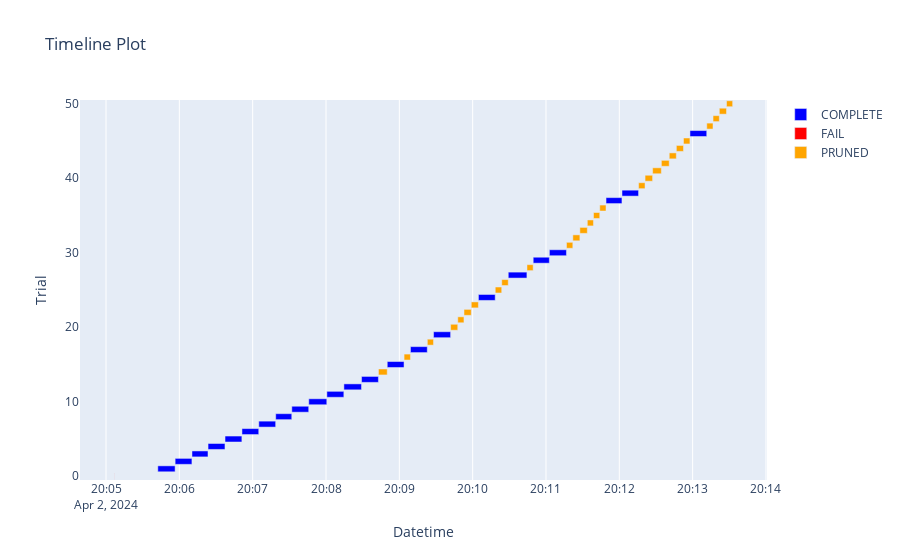

The cell this chart's notebook holds for it:
### Code cell
plot_timeline(study)

### Figure 1 — Plotly figure (JSON) as saved in the notebook; plotly's stock layout.template omitted (floating-point values rounded to 4 significant figures)
{"data": [{"base": ["2024-04-02T20:05:42.381972", "2024-04-02T20:05:56.569935", "2024-04-02T20:06:10.339099", "2024-04-02T20:06:23.489844", "2024-04-02T20:06:37.384629", "2024-04-02T20:06:51.236000", "2024-04-02T20:07:05.018464", "2024-04-02T20:07:18.848516", "2024-04-02T20:07:32.028835", "2024-04-02T20:07:45.903670", "2024-04-02T20:08:00.696096", "2024-04-02T20:08:14.650826", "2024-04-02T20:08:29.102226", "2024-04-02T20:08:50.121464", "2024-04-02T20:09:09.128123", "2024-04-02T20:09:27.999795", "2024-04-02T20:10:04.725054", "2024-04-02T20:10:29.143599", "2024-04-02T20:10:49.543310", "2024-04-02T20:11:02.793879", "2024-04-02T20:11:49.131192", "2024-04-02T20:12:02.201646", "2024-04-02T20:12:57.802290"], "hovertemplate": "%{text}<extra>COMPLETE</extra>", "marker": {"color": "blue"}, "name": "COMPLETE", "orientation": "h", "text": ["{<br>  \"number\": 1,<br>  \"values\": [<br>    0.07399481814354658<br>  ],<br>  \"params\": {<br>    \"num_nodes\": 16,<br>    \"num_layers\": 2,<br>    \"lr\": 0.00013066739238053285,<br>    \"activation\": \"relu\"<br>  },<br>  \"user_attrs\": {<br>    \"checkpoint\": \"Optuna-tutorial/trial_1.pt\"<br>  }<br>}", "{<br>  \"number\": 2,<br>  \"values\": [<br>    0.009055104106664658<br>  ],<br>  \"params\": {<br>    \"num_nodes\": 32,<br>    \"num_layers\": 2,<br>    \"lr\": 0.00023270677083837802,<br>    \"activation\": \"gelu\"<br>  },<br>  \"user_attrs\": {<br>    \"checkpoint\": \"Optuna-tutorial/trial_2.pt\"<br>  }<br>}", "{<br>  \"number\": 3,<br>  \"values\": [<br>    0.00909938255790621<br>  ],<br>  \"params\": {<br>    \"num_nodes\": 32,<br>    \"num_layers\": 4,<br>    \"lr\": 0.000816845589476017,<br>    \"activation\": \"relu\"<br>  },<br>  \"user_attrs\": {<br>    \"checkpoint\": \"Optuna-tutorial/trial_3.pt\"<br>  }<br>}", "{<br>  \"number\": 4,<br>  \"values\": [<br>    0.008942405809648335<br>  ],<br>  \"params\": {<br>    \"num_nodes\": 16,<br>    \"num_layers\": 2,<br>    \"lr\": 0.007902619549708232,<br>    \"activation\": \"relu\"<br>  },<br>  \"user_attrs\": {<br>    \"checkpoint\": \"Optuna-tutorial/trial_4.pt\"<br>  }<br>}", "{<br>  \"number\": 5,<br>  \"values\": [<br>    0.008813395514152944<br>  ],<br>  \"params\": {<br>    \"num_nodes\": 32,<br>    \"num_layers\": 4,<br>    \"lr\": 0.00011715937392307068,<br>    \"activation\": \"relu\"<br>  },<br>  \"user_attrs\": {<br>    \"checkpoint\": \"Optuna-tutorial/trial_5.pt\"<br>  }<br>}", "{<br>  \"number\": 6,<br>  \"values\": [<br>    0.4978543221950531<br>  ],<br>  \"params\": {<br>    \"num_nodes\": 8,<br>    \"num_layers\": 4,<br>    \"lr\": 0.0035503048581283078,<br>    \"activation\": \"relu\"<br>  },<br>  \"user_attrs\": {<br>    \"checkpoint\": \"Optuna-tutorial/trial_6.pt\"<br>  }<br>}", "{<br>  \"number\": 7,<br>  \"values\": [<br>    0.008360693347640336<br>  ],<br>  \"params\": {<br>    \"num_nodes\": 16,<br>    \"num_layers\": 4,<br>    \"lr\": 0.0005989003672254305,<br>    \"activation\": \"gelu\"<br>  },<br>  \"user_attrs\": {<br>    \"checkpoint\": \"Optuna-tutorial/trial_7.pt\"<br>  }<br>}", "{<br>  \"number\": 8,<br>  \"values\": [<br>    0.008629468968138099<br>  ],<br>  \"params\": {<br>    \"num_nodes\": 32,<br>    \"num_layers\": 3,<br>    \"lr\": 0.009413993046829943,<br>    \"activation\": \"relu\"<br>  },<br>  \"user_attrs\": {<br>    \"checkpoint\": \"Optuna-tutorial/trial_8.pt\"<br>  }<br>}", "{<br>  \"number\": 9,<br>  \"values\": [<br>    0.008385209832340479<br>  ],<br>  \"params\": {<br>    \"num_nodes\": 16,<br>    \"num_layers\": 3,<br>    \"lr\": 0.0005211124595788264,<br>    \"activation\": \"gelu\"<br>  },<br>  \"user_attrs\": {<br>    \"checkpoint\": \"Optuna-tutorial/trial_9.pt\"<br>  }<br>}", "{<br>  \"number\": 10,<br>  \"values\": [<br>    0.007265882566571236<br>  ],<br>  \"params\": {<br>    \"num_nodes\": 8,<br>    \"num_layers\": 4,<br>    \"lr\": 0.0018841476921545091,<br>    \"activation\": \"relu\"<br>  },<br>  \"user_attrs\": {<br>    \"checkpoint\": \"Optuna-tutorial/trial_10.pt\"<br>  }<br>}", "{<br>  \"number\": 11,<br>  \"values\": [<br>    0.00814426108263433<br>  ],<br>  \"params\": {<br>    \"num_nodes\": 8,<br>    \"num_layers\": 4,<br>    \"lr\": 0.002467377537662446,<br>    \"activation\": \"gelu\"<br>  },<br>  \"user_attrs\": {<br>    \"checkpoint\": \"Optuna-tutorial/trial_11.pt\"<br>  }<br>}", "{<br>  \"number\": 12,<br>  \"values\": [<br>    0.007951157866045833<br>  ],<br>  \"params\": {<br>    \"num_nodes\": 8,<br>    \"num_layers\": 4,<br>    \"lr\": 0.002420932919044866,<br>    \"activation\": \"gelu\"<br>  },<br>  \"user_attrs\": {<br>    \"checkpoint\": \"Optuna-tutorial/trial_12.pt\"<br>  }<br>}", "{<br>  \"number\": 13,<br>  \"values\": [<br>    0.008344900910742581<br>  ],<br>  \"params\": {<br>    \"num_nodes\": 8,<br>    \"num_layers\": 4,<br>    \"lr\": 0.001913854442143452,<br>    \"activation\": \"gelu\"<br>  },<br>  \"user_attrs\": {<br>    \"checkpoint\": \"Optuna-tutorial/trial_13.pt\"<br>  }<br>}", "{<br>  \"number\": 15,<br>  \"values\": [<br>    0.007710099802352488<br>  ],<br>  \"params\": {<br>    \"num_nodes\": 8,<br>    \"num_layers\": 4,<br>    \"lr\": 0.00422209082656517,<br>    \"activation\": \"relu\"<br>  },<br>  \"user_attrs\": {<br>    \"checkpoint\": \"Optuna-tutorial/trial_15.pt\"<br>  }<br>}", "{<br>  \"number\": 17,<br>  \"values\": [<br>    0.008589408593252301<br>  ],<br>  \"params\": {<br>    \"num_nodes\": 8,<br>    \"num_layers\": 4,<br>    \"lr\": 0.004784051452661438,<br>    \"activation\": \"relu\"<br>  },<br>  \"user_attrs\": {<br>    \"checkpoint\": \"Optuna-tutorial/trial_17.pt\"<br>  }<br>}", "{<br>  \"number\": 19,<br>  \"values\": [<br>    0.009798712097108364<br>  ],<br>  \"params\": {<br>    \"num_nodes\": 8,<br>    \"num_layers\": 2,<br>    \"lr\": 0.0038106901406557377,<br>    \"activation\": \"relu\"<br>  },<br>  \"user_attrs\": {<br>    \"checkpoint\": \"Optuna-tutorial/trial_19.pt\"<br>  }<br>}", "{<br>  \"number\": 24,<br>  \"values\": [<br>    0.008479556534439325<br>  ],<br>  \"params\": {<br>    \"num_nodes\": 8,<br>    \"num_layers\": 4,<br>    \"lr\": 0.005977903452905463,<br>    \"activation\": \"gelu\"<br>  },<br>  \"user_attrs\": {<br>    \"checkpoint\": \"Optuna-tutorial/trial_24.pt\"<br>  }<br>}", "{<br>  \"number\": 27,<br>  \"values\": [<br>    0.008674630080349743<br>  ],<br>  \"params\": {<br>    \"num_nodes\": 8,<br>    \"num_layers\": 4,<br>    \"lr\": 0.0033034769462266583,<br>    \"activation\": \"gelu\"<br>  },<br>  \"user_attrs\": {<br>    \"checkpoint\": \"Optuna-tutorial/trial_27.pt\"<br>  }<br>}", "{<br>  \"number\": 29,<br>  \"values\": [<br>    0.008721545338630676<br>  ],<br>  \"params\": {<br>    \"num_nodes\": 32,<br>    \"num_layers\": 2,<br>    \"lr\": 0.004548160346502604,<br>    \"activation\": \"gelu\"<br>  },<br>  \"user_attrs\": {<br>    \"checkpoint\": \"Optuna-tutorial/trial_29.pt\"<br>  }<br>}", "{<br>  \"number\": 30,<br>  \"values\": [<br>    0.00814781547524035<br>  ],<br>  \"params\": {<br>    \"num_nodes\": 16,<br>    \"num_layers\": 3,<br>    \"lr\": 0.007139796923487935,<br>    \"activation\": \"relu\"<br>  },<br>  \"user_attrs\": {<br>    \"checkpoint\": \"Optuna-tutorial/trial_30.pt\"<br>  }<br>}", "{<br>  \"number\": 37,<br>  \"values\": [<br>    0.00874706287868321<br>  ],<br>  \"params\": {<br>    \"num_nodes\": 8,<br>    \"num_layers\": 4,<br>    \"lr\": 0.004034712607046384,<br>    \"activation\": \"gelu\"<br>  },<br>  \"user_attrs\": {<br>    \"checkpoint\": \"Optuna-tutorial/trial_37.pt\"<br>  }<br>}", "{<br>  \"number\": 38,<br>  \"values\": [<br>    0.008140801452100277<br>  ],<br>  \"params\": {<br>    \"num_nodes\": 32,<br>    \"num_layers\": 4,<br>    \"lr\": 0.0016981659442178167,<br>    \"activation\": \"relu\"<br>  },<br>  \"user_attrs\": {<br>    \"checkpoint\": \"Optuna-tutorial/trial_38.pt\"<br>  }<br>}", "{<br>  \"number\": 46,<br>  \"values\": [<br>    0.009798753540962934<br>  ],<br>  \"params\": {<br>    \"num_nodes\": 32,<br>    \"num_layers\": 3,<br>    \"lr\": 0.006422637576165707,<br>    \"activation\": \"relu\"<br>  },<br>  \"user_attrs\": {<br>    \"checkpoint\": \"Optuna-tutorial/trial_46.pt\"<br>  }<br>}"], "textposition": "none", "type": "bar", "x": [14150.0, 13730.0, 13110.0, 13850.0, 13800.0, 13740.0, 13790.0, 13140.0, 13830.0, 14750.0, 13910.0, 14410.0, 13790.0, 13740.0, 13740.0, 13950.0, 13720.0, 15260.0, 13210.0, 13950.0, 13030.0, 13530.0, 13730.0], "y": [1, 2, 3, 4, 5, 6, 7, 8, 9, 10, 11, 12, 13, 15, 17, 19, 24, 27, 29, 30, 37, 38, 46]}, {"base": ["2024-04-02T20:05:06.826030"], "hovertemplate": "%{text}<extra>FAIL</extra>", "marker": {"color": "red"}, "name": "FAIL", "orientation": "h", "text": ["{<br>  \"number\": 0,<br>  \"values\": null,<br>  \"params\": {<br>    \"num_nodes\": 16,<br>    \"num_layers\": 2,<br>    \"lr\": 0.00013066739238053285,<br>    \"activation\": \"relu\"<br>  }<br>}"], "textposition": "none", "type": "bar", "x": [111.5], "y": [0]}, {"base": ["2024-04-02T20:08:42.923223", "2024-04-02T20:09:03.896017", "2024-04-02T20:09:22.913650", "2024-04-02T20:09:41.983710", "2024-04-02T20:09:47.835738", "2024-04-02T20:09:52.915430", "2024-04-02T20:09:58.875486", "2024-04-02T20:10:18.489885", "2024-04-02T20:10:23.812991", "2024-04-02T20:10:44.446506", "2024-04-02T20:11:16.786854", "2024-04-02T20:11:21.985413", "2024-04-02T20:11:27.752464", "2024-04-02T20:11:33.821629", "2024-04-02T20:11:38.889939", "2024-04-02T20:11:44.012330", "2024-04-02T20:12:15.776419", "2024-04-02T20:12:21.075233", "2024-04-02T20:12:27.267905", "2024-04-02T20:12:34.423933", "2024-04-02T20:12:40.855882", "2024-04-02T20:12:46.673995", "2024-04-02T20:12:52.521872", "2024-04-02T20:13:11.562175", "2024-04-02T20:13:16.695659", "2024-04-02T20:13:21.831007", "2024-04-02T20:13:27.727354"], "hovertemplate": "%{text}<extra>PRUNED</extra>", "marker": {"color": "orange"}, "name": "PRUNED", "orientation": "h", "text": ["{<br>  \"number\": 14,<br>  \"values\": [<br>    0.010380475781857967<br>  ],<br>  \"params\": {<br>    \"num_nodes\": 8,<br>    \"num_layers\": 4,<br>    \"lr\": 0.0013444654878245828,<br>    \"activation\": \"gelu\"<br>  }<br>}", "{<br>  \"number\": 16,<br>  \"values\": [<br>    0.06835783272981644<br>  ],<br>  \"params\": {<br>    \"num_nodes\": 8,<br>    \"num_layers\": 3,<br>    \"lr\": 0.005390802459993466,<br>    \"activation\": \"relu\"<br>  }<br>}", "{<br>  \"number\": 18,<br>  \"values\": [<br>    0.1204187273979187<br>  ],<br>  \"params\": {<br>    \"num_nodes\": 8,<br>    \"num_layers\": 4,<br>    \"lr\": 0.0012869415937836455,<br>    \"activation\": \"relu\"<br>  }<br>}", "{<br>  \"number\": 20,<br>  \"values\": [<br>    0.11357665061950684<br>  ],<br>  \"params\": {<br>    \"num_nodes\": 8,<br>    \"num_layers\": 3,<br>    \"lr\": 0.0019247247662475416,<br>    \"activation\": \"relu\"<br>  }<br>}", "{<br>  \"number\": 21,<br>  \"values\": [<br>    0.46261680126190186<br>  ],<br>  \"params\": {<br>    \"num_nodes\": 8,<br>    \"num_layers\": 4,<br>    \"lr\": 0.00037564653458883705,<br>    \"activation\": \"relu\"<br>  }<br>}", "{<br>  \"number\": 22,<br>  \"values\": [<br>    0.021224886877462268<br>  ],<br>  \"params\": {<br>    \"num_nodes\": 8,<br>    \"num_layers\": 4,<br>    \"lr\": 0.0022602138841407416,<br>    \"activation\": \"gelu\"<br>  }<br>}", "{<br>  \"number\": 23,<br>  \"values\": [<br>    0.06845544185489416<br>  ],<br>  \"params\": {<br>    \"num_nodes\": 8,<br>    \"num_layers\": 4,<br>    \"lr\": 0.0028200880071731957,<br>    \"activation\": \"gelu\"<br>  }<br>}", "{<br>  \"number\": 25,<br>  \"values\": [<br>    0.3219034746289253<br>  ],<br>  \"params\": {<br>    \"num_nodes\": 8,<br>    \"num_layers\": 4,<br>    \"lr\": 0.000918994136244505,<br>    \"activation\": \"relu\"<br>  }<br>}", "{<br>  \"number\": 26,<br>  \"values\": [<br>    0.06366164050996304<br>  ],<br>  \"params\": {<br>    \"num_nodes\": 8,<br>    \"num_layers\": 4,<br>    \"lr\": 0.0017389929268689652,<br>    \"activation\": \"relu\"<br>  }<br>}", "{<br>  \"number\": 28,<br>  \"values\": [<br>    0.07562316115945578<br>  ],<br>  \"params\": {<br>    \"num_nodes\": 8,<br>    \"num_layers\": 4,<br>    \"lr\": 0.0014040382358975977,<br>    \"activation\": \"relu\"<br>  }<br>}", "{<br>  \"number\": 31,<br>  \"values\": [<br>    0.05364481685683131<br>  ],<br>  \"params\": {<br>    \"num_nodes\": 16,<br>    \"num_layers\": 2,<br>    \"lr\": 0.0027011876791778887,<br>    \"activation\": \"relu\"<br>  }<br>}", "{<br>  \"number\": 32,<br>  \"values\": [<br>    0.028627842431887984<br>  ],<br>  \"params\": {<br>    \"num_nodes\": 8,<br>    \"num_layers\": 4,<br>    \"lr\": 0.002917543196117793,<br>    \"activation\": \"gelu\"<br>  }<br>}", "{<br>  \"number\": 33,<br>  \"values\": [<br>    0.026308456668630242<br>  ],<br>  \"params\": {<br>    \"num_nodes\": 8,<br>    \"num_layers\": 4,<br>    \"lr\": 0.002271121528326439,<br>    \"activation\": \"gelu\"<br>  }<br>}", "{<br>  \"number\": 34,<br>  \"values\": [<br>    0.13850351236760616<br>  ],<br>  \"params\": {<br>    \"num_nodes\": 8,<br>    \"num_layers\": 4,<br>    \"lr\": 0.0010885016902199677,<br>    \"activation\": \"gelu\"<br>  }<br>}", "{<br>  \"number\": 35,<br>  \"values\": [<br>    0.2955144792795181<br>  ],<br>  \"params\": {<br>    \"num_nodes\": 32,<br>    \"num_layers\": 4,<br>    \"lr\": 0.0001714607449756358,<br>    \"activation\": \"gelu\"<br>  }<br>}", "{<br>  \"number\": 36,<br>  \"values\": [<br>    0.16922321543097496<br>  ],<br>  \"params\": {<br>    \"num_nodes\": 8,<br>    \"num_layers\": 2,<br>    \"lr\": 0.0007137245092957818,<br>    \"activation\": \"gelu\"<br>  }<br>}", "{<br>  \"number\": 39,<br>  \"values\": [<br>    0.04738402971997857<br>  ],<br>  \"params\": {<br>    \"num_nodes\": 32,<br>    \"num_layers\": 4,<br>    \"lr\": 0.0015724920695623314,<br>    \"activation\": \"relu\"<br>  }<br>}", "{<br>  \"number\": 40,<br>  \"values\": [<br>    0.020675632636994123<br>  ],<br>  \"params\": {<br>    \"num_nodes\": 32,<br>    \"num_layers\": 4,<br>    \"lr\": 0.0011190409835112982,<br>    \"activation\": \"relu\"<br>  }<br>}", "{<br>  \"number\": 41,<br>  \"values\": [<br>    0.013633995782583952<br>  ],<br>  \"params\": {<br>    \"num_nodes\": 32,<br>    \"num_layers\": 2,<br>    \"lr\": 0.009865358075922589,<br>    \"activation\": \"relu\"<br>  }<br>}", "{<br>  \"number\": 42,<br>  \"values\": [<br>    0.04077546764165163<br>  ],<br>  \"params\": {<br>    \"num_nodes\": 32,<br>    \"num_layers\": 4,<br>    \"lr\": 0.002272051909615056,<br>    \"activation\": \"relu\"<br>  }<br>}", "{<br>  \"number\": 43,<br>  \"values\": [<br>    0.02169958036392927<br>  ],<br>  \"params\": {<br>    \"num_nodes\": 16,<br>    \"num_layers\": 4,<br>    \"lr\": 0.0032266771162190373,<br>    \"activation\": \"relu\"<br>  }<br>}", "{<br>  \"number\": 44,<br>  \"values\": [<br>    0.03922601230442524<br>  ],<br>  \"params\": {<br>    \"num_nodes\": 32,<br>    \"num_layers\": 4,<br>    \"lr\": 0.002401693745286574,<br>    \"activation\": \"relu\"<br>  }<br>}", "{<br>  \"number\": 45,<br>  \"values\": [<br>    0.051292203832417727<br>  ],<br>  \"params\": {<br>    \"num_nodes\": 8,<br>    \"num_layers\": 4,<br>    \"lr\": 0.001802175107737086,<br>    \"activation\": \"gelu\"<br>  }<br>}", "{<br>  \"number\": 47,<br>  \"values\": [<br>    0.039313401095569134<br>  ],<br>  \"params\": {<br>    \"num_nodes\": 8,<br>    \"num_layers\": 4,<br>    \"lr\": 0.004129923045618157,<br>    \"activation\": \"gelu\"<br>  }<br>}", "{<br>  \"number\": 48,<br>  \"values\": [<br>    0.08460951410233974<br>  ],<br>  \"params\": {<br>    \"num_nodes\": 16,<br>    \"num_layers\": 4,<br>    \"lr\": 0.0007955120520534559,<br>    \"activation\": \"relu\"<br>  }<br>}", "{<br>  \"number\": 49,<br>  \"values\": [<br>    0.02410925319418311<br>  ],<br>  \"params\": {<br>    \"num_nodes\": 8,<br>    \"num_layers\": 4,<br>    \"lr\": 0.005293498023417212,<br>    \"activation\": \"relu\"<br>  }<br>}", "{<br>  \"number\": 50,<br>  \"values\": [<br>    0.0766834681853652<br>  ],<br>  \"params\": {<br>    \"num_nodes\": 8,<br>    \"num_layers\": 3,<br>    \"lr\": 0.00155424889795583,<br>    \"activation\": \"gelu\"<br>  }<br>}"], "textposition": "none", "type": "bar", "x": [7177.0, 5201.0, 5060.0, 5822.0, 5052.0, 5926.0, 5821.0, 5288.0, 5303.0, 5062.0, 5172.0, 5746.0, 6051.0, 5034.0, 5104.0, 5100.0, 5271.0, 6151.0, 7128.0, 6404.0, 5781.0, 5816.0, 5252.0, 5102.0, 5113.0, 5869.0, 5006.0], "y": [14, 16, 18, 20, 21, 22, 23, 25, 26, 28, 31, 32, 33, 34, 35, 36, 39, 40, 41, 42, 43, 44, 45, 47, 48, 49, 50]}], "layout": {"showlegend": true, "title": {"text": "Timeline Plot"}, "xaxis": {"title": {"text": "Datetime"}, "type": "date"}, "yaxis": {"title": {"text": "Trial"}}}}
